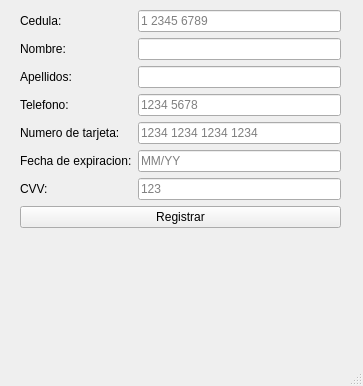
<?xml version="1.0" encoding="UTF-8"?>
<ui version="4.0">
 <class>MainWindow</class>
 <widget class="QMainWindow" name="MainWindow">
  <property name="geometry">
   <rect>
    <x>0</x>
    <y>0</y>
    <width>363</width>
    <height>386</height>
   </rect>
  </property>
  <property name="windowTitle">
   <string>MainWindow</string>
  </property>
  <widget class="QWidget" name="centralwidget">
   <widget class="QWidget" name="formLayoutWidget">
    <property name="geometry">
     <rect>
      <x>20</x>
      <y>10</y>
      <width>321</width>
      <height>331</height>
     </rect>
    </property>
    <layout class="QFormLayout" name="formLayout">
     <item row="0" column="1">
      <widget class="QLineEdit" name="lineEdit">
       <property name="placeholderText">
        <string>1 2345 6789</string>
       </property>
      </widget>
     </item>
     <item row="1" column="0">
      <widget class="QLabel" name="label">
       <property name="text">
        <string>Nombre:</string>
       </property>
      </widget>
     </item>
     <item row="1" column="1">
      <widget class="QLineEdit" name="lineEdit_1">
       <property name="text">
        <string/>
       </property>
      </widget>
     </item>
     <item row="2" column="0">
      <widget class="QLabel" name="label_2">
       <property name="text">
        <string>Apellidos:</string>
       </property>
      </widget>
     </item>
     <item row="2" column="1">
      <widget class="QLineEdit" name="lineEdit_2"/>
     </item>
     <item row="3" column="0">
      <widget class="QLabel" name="label_3">
       <property name="text">
        <string>Telefono:</string>
       </property>
      </widget>
     </item>
     <item row="3" column="1">
      <widget class="QLineEdit" name="lineEdit_3">
       <property name="enabled">
        <bool>true</bool>
       </property>
       <property name="text">
        <string/>
       </property>
       <property name="placeholderText">
        <string>1234 5678</string>
       </property>
      </widget>
     </item>
     <item row="4" column="0">
      <widget class="QLabel" name="label_4">
       <property name="text">
        <string>Numero de tarjeta:</string>
       </property>
      </widget>
     </item>
     <item row="4" column="1">
      <widget class="QLineEdit" name="lineEdit_4">
       <property name="text">
        <string/>
       </property>
       <property name="placeholderText">
        <string>1234 1234 1234 1234</string>
       </property>
      </widget>
     </item>
     <item row="5" column="0">
      <widget class="QLabel" name="label_5">
       <property name="text">
        <string>Fecha de expiracion:</string>
       </property>
      </widget>
     </item>
     <item row="5" column="1">
      <widget class="QLineEdit" name="lineEdit_5">
       <property name="text">
        <string/>
       </property>
       <property name="placeholderText">
        <string>MM/YY</string>
       </property>
      </widget>
     </item>
     <item row="6" column="0">
      <widget class="QLabel" name="label_6">
       <property name="text">
        <string>CVV:</string>
       </property>
      </widget>
     </item>
     <item row="6" column="1">
      <widget class="QLineEdit" name="lineEdit_6">
       <property name="text">
        <string/>
       </property>
       <property name="placeholderText">
        <string>123</string>
       </property>
      </widget>
     </item>
     <item row="7" column="0" colspan="2">
      <widget class="QPushButton" name="pushButton">
       <property name="text">
        <string>Registrar</string>
       </property>
      </widget>
     </item>
     <item row="0" column="0">
      <widget class="QLabel" name="label_7">
       <property name="text">
        <string>Cedula:</string>
       </property>
      </widget>
     </item>
    </layout>
   </widget>
  </widget>
  <widget class="QMenuBar" name="menubar">
   <property name="geometry">
    <rect>
     <x>0</x>
     <y>0</y>
     <width>363</width>
     <height>22</height>
    </rect>
   </property>
  </widget>
  <widget class="QStatusBar" name="statusbar"/>
 </widget>
 <resources/>
 <connections/>
</ui>
